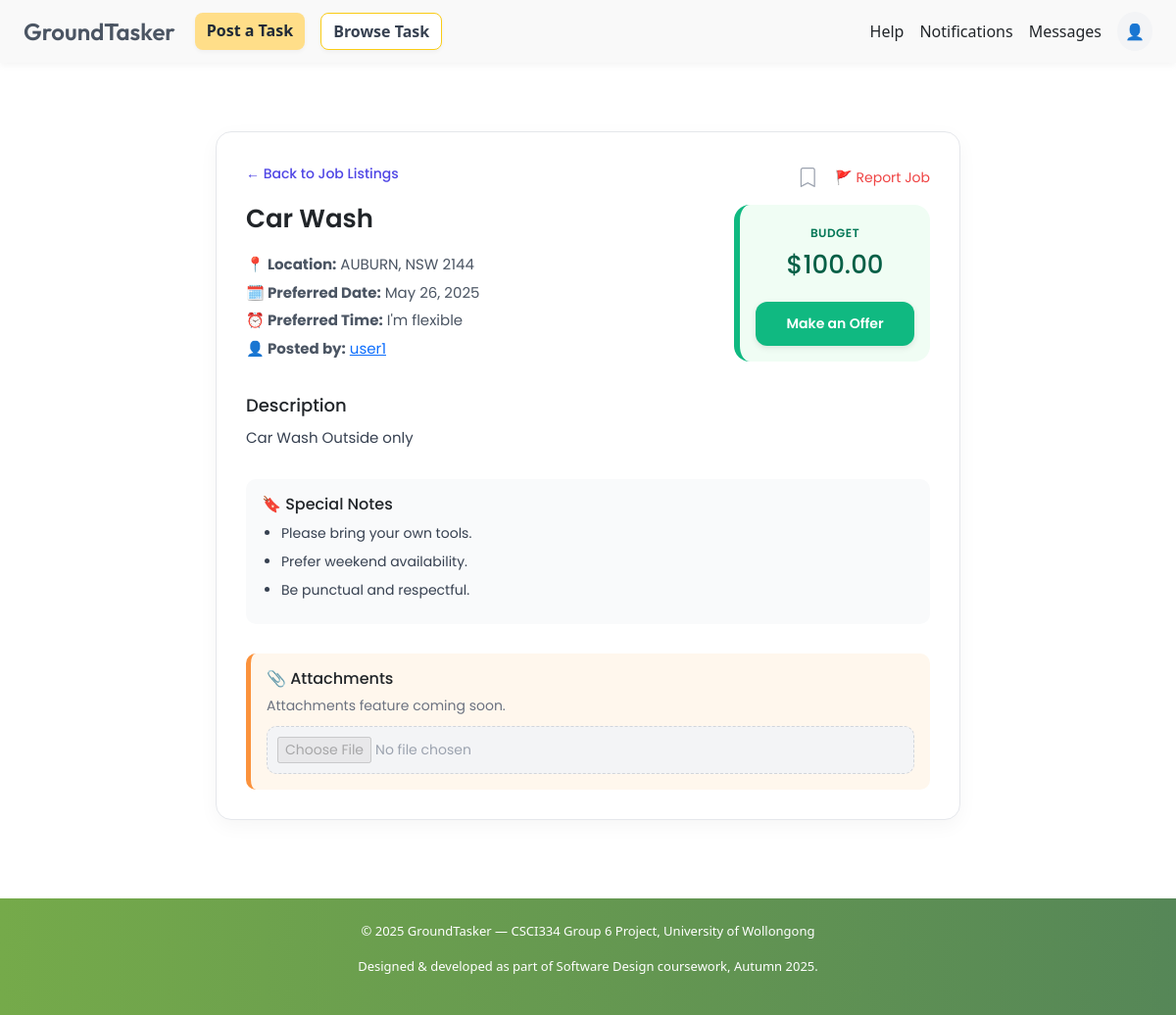
Page /tasks/jobs/1/ (signed in) on the committed database.
### tasks/models.py (models this page shows, shortened)
class Task(models.Model):
    FLEX_CHOICES = [
        ('on_date', 'On date'),
        ('before_date', 'Before date'),
        ('flexible', "I'm flexible"),
    ]
    title = models.CharField(max_length=200)
    description = models.TextField()
    location = models.CharField(max_length=255)
    budget = models.DecimalField(max_digits=10, decimal_places=2, default=Decimal('0.00'))
    due_type = models.CharField(max_length=20, choices=FLEX_CHOICES)
    due_date = models.DateField(null=True, blank=True)
    posted_by = models.ForeignKey(settings.AUTH_USER_MODEL, on_delete=models.CASCADE)
    created_at = models.DateTimeField(auto_now_add=True)
    category = models.CharField(max_length=100, blank=True, null=True, default="")
    bookmarked_by = models.ManyToManyField(settings.AUTH_USER_MODEL, related_name="bookmarked_tasks", blank=True)

### tasks/views.py (the view)
# urls.py: path('jobs/<int:task_id>/', JobDetailView.as_view(), name='job_detail'),
class JobDetailView(LoginRequiredMixin, View):
    def get(self, request, task_id):
        task = get_object_or_404(Task, id=task_id)
        return render(request, 'job_detail.html', {'task': task})

### templates/job_detail.html (shortened to what this page needs)
{% extends "base.html" %}
{% load static %}
{% block extra_css %}
<link rel="stylesheet" href="{% static 'css/job_detail.css' %}">
<link rel="stylesheet" href="https://cdn.jsdelivr.net/npm/bootstrap-icons@1.10.5/font/bootstrap-icons.css">
{% endblock %}
{% block content %}
<div class="job-detail-wrapper page-enter">
  <div class="job-detail-card">
    <div class="job-detail-header">
      <div class="job-header-left">
        <a href="{% url 'job_list' %}" class="back-link">← Back to Job Listings</a>
        <h1 class="job-title">{{ task.title }}</h1>
        <div class="job-info">
          <p><strong>📍 Location:</strong> {{ task.location }}</p>
          <p><strong>🗓️ Preferred Date:</strong> {{ task.due_date|default:"Flexible" }}</p>
          <p><strong>⏰ Preferred Time:</strong> {{ task.get_due_type_display }}</p>
          <p><strong>👤 Posted by:</strong>
            <a class="text-primary text-decoration-underline" href="{% url 'public_profile' task.posted_by.username %}">
              {{ task.posted_by.username }}
            </a>
          </p>
        </div>
      </div>
      <div class="job-header-right">
        <div class="action-buttons">
          <form method="post" id="bookmarkForm" data-task-id="{{ task.id }}">
            <button type="button" class="bookmark-btn" id="bookmarkBtn" title="Bookmark">
              <i class="bi {% if user in task.bookmarked_by.all %}bi-bookmark-fill{% else %}bi-bookmark{% endif %}" id="bookmarkIcon"></i>
            </button>
          </form>
          <a href="#" class="report-link" id="openReport">🚩 Report Job</a>
        </div>
        <div class="budget-highlight">
          <span class="label">Budget</span>
          <h2>${{ task.budget }}</h2>
          <a href="{% url 'make_offer' task.id %}" class="job-cta-btn">Make an Offer</a>
        </div>
      </div>
    </div>
    <div class="job-description">
      <h3>Description</h3>
      <p>{{ task.description }}</p>
    </div>
    <div class="job-special-notes">
      <h4>🔖 Special Notes</h4>
      <ul>
        <li>Please bring your own tools.</li>
        <li>Prefer weekend availability.</li>
        <li>Be punctual and respectful.</li>
      </ul>
    </div>
    <div class="job-attachment">
      <h4>📎 Attachments</h4>
      <p class="note">Attachments feature coming soon.</p>
      <input type="file" disabled class="upload-input">
    </div>
  </div>
</div>
{% endblock %}

### static/css/base.css (style rules this page uses)
body { opacity: 0; transition: opacity 0.2s ease-in-out; transition: opacity 0.2s ease, transform 0.2s ease; }
body.fade-in { opacity: 1; transform: scale(1); }
a { text-decoration: none; color: inherit; }

### static/css/job_detail.css (style rules this page uses)
.job-detail-wrapper { max-width: 800px; margin: 50px auto; padding: 20px; font-family: 'Poppins', sans-serif; }
.job-detail-card { background: #ffffff; border: 1px solid #e5e7eb; border-radius: 16px; padding: 30px; box-shadow: 0 6px 20px rgba(0, 0, 0, 0.04); }
.job-title { font-size: 26px; font-weight: 600; margin-bottom: 20px; }
.job-info p { margin: 6px 0; font-size: 15px; color: #4b5563; }
.job-description { margin-top: 30px; }
.job-description h3 { font-size: 18px; margin-bottom: 10px; }
.job-description p { font-size: 15px; line-height: 1.6; color: #374151; }
.job-cta-btn { margin-top: 30px; width: 100%; background-color: #e5e7eb; color: #6b7280; font-size: 16px; padding: 14px; border: none; border-radius: 10px; cursor: not-allowed; }
.back-link { display: inline-block; margin-bottom: 20px; font-size: 14px; color: #4f46e5; text-decoration: none; font-weight: 500; }
.job-special-notes { margin-top: 30px; background-color: #f9fafb; padding: 16px; border-radius: 10px; }
.job-special-notes h4 { margin-bottom: 10px; font-size: 16px; }
.job-special-notes ul { padding-left: 20px; margin: 0; }
.job-special-notes li { margin-bottom: 8px; font-size: 14px; color: #374151; }
.job-attachment { margin-top: 30px; padding: 16px; background-color: #fff7ed; border-left: 5px solid #fb923c; border-radius: 10px; }
.job-attachment h4 { font-size: 16px; margin-bottom: 8px; }
.job-attachment .note { font-size: 14px; color: #6b7280; margin-bottom: 10px; }
.upload-input { display: block; width: 100%; padding: 10px; background-color: #f3f4f6; border: 1px dashed #d1d5db; border-radius: 10px; font-size: 14px; color: #9ca3af; }
.page-enter { opacity: 0; transform: translateY(10px); animation: fadeInUp 0.4s ease forwards; }
.action-buttons { display: flex; align-items: center; gap: 12px; }
.bookmark-btn { background: none; border: none; font-size: 20px; cursor: not-allowed; color: #9ca3af; }
.report-link { font-size: 14px; color: #ef4444; text-decoration: none; }
.job-detail-header { display: flex; justify-content: space-between; align-items: flex-start; flex-wrap: wrap; gap: 24px; }
.job-header-left { flex: 1; }
.job-header-right { display: flex; flex-direction: column; align-items: flex-end; gap: 12px; }
.budget-highlight { background-color: #f0fdf4; border-left: 6px solid #10b981; padding: 16px; border-radius: 16px; text-align: center; width: 200px; }
.budget-highlight .label { text-transform: uppercase; font-size: 12px; color: #047857; font-weight: 600; letter-spacing: 0.5px; }
.budget-highlight h2 { font-size: 26px; margin: 6px 0; color: #065f46; }
.job-cta-btn { background-color: #10b981; color: white; border: none; margin-top: 12px; padding: 10px 18px; border-radius: 8px; font-size: 15px; cursor: pointer; transition: background-color 0.2s ease; }
.job-cta-btn { display: inline-block; margin-top: 16px; background-color: #10b981; color: white; padding: 12px 22px; font-size: 14px; font-weight: 600; border: none; border-radius: 12px; text-decoration: none; transition: background 0.2s ease; box-shadow: 0 2px 6px rgba(0,0,0,0.1); }

### rows in the picture
Task: title "Car Wash", location "AUBURN, NSW 2144", due_date "May 26, 2025", due_type "I'm flexible", posted_by.username "user1", budget "100.00", description "Car Wash Outside only"

### other values in the picture
{{ year }} "2025"
